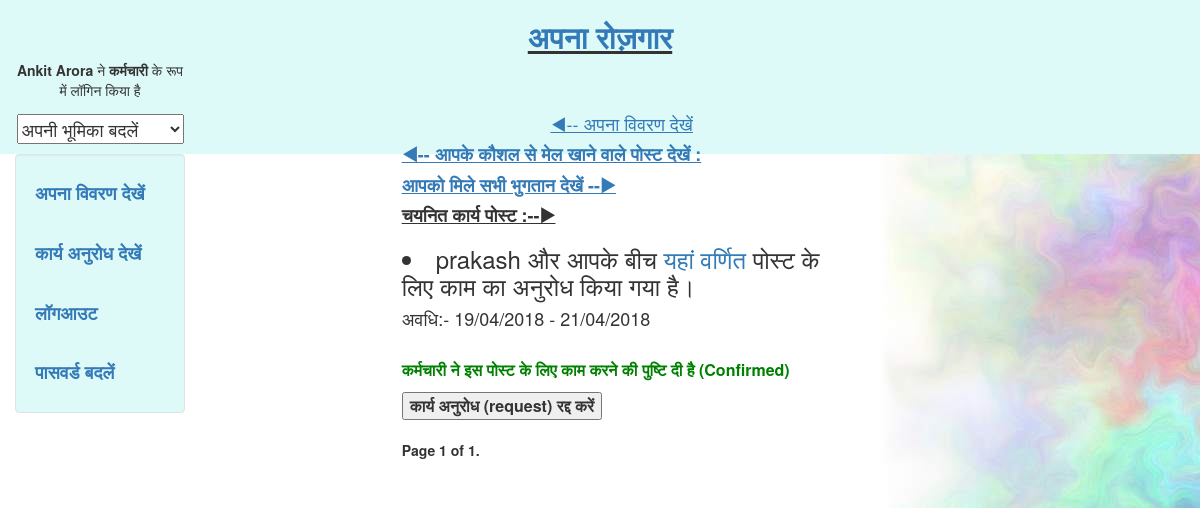
The app's page /confirm_work (signed in) with its own data.
### search/models.py (models this page shows)
class Status(models.Model):
	status_id=models.AutoField(primary_key=True)
	post_id=models.IntegerField(blank = True, null = True)
	user_id=models.IntegerField(blank = True, null = True)
	hirer = models.CharField(max_length = 100,blank = True, null = True) #name of the hirer
	worker = models.CharField(max_length = 100,blank = True, null = True) #name of worker/contractor
	userhirer = models.CharField(max_length = 100,blank = True, null = True)#username of the hirer
	userworker = models.CharField(max_length = 100,blank = True, null = True) #username of worker/contractor
	hirer_status = models.IntegerField(blank = True, null = True) #status of work request w.r.t hirer
	worker_status = models.IntegerField(blank = True, null = True) #status of work request w.r.t worker/contractor
	confirm=models.CharField(max_length = 2,blank = True, null = True) # variable to store whether there is confirmation between hirer and worker or not
	temp=models.CharField(max_length = 2,blank = True, null = True) #temporary variable
	start_date = models.DateField(blank = True, null = True) # dates of the work
	end_date = models.DateField(blank = True, null = True)
	done=models.CharField(max_length = 2,blank = True, null = True)# whether the hirer has given payment and review
	target=models.CharField(max_length = 2,blank = True, null = True)# target of the post (hirer/worker)

### worker/views.py (the view)
# urls.py: url(r'^confirm_work',confirm_work,name = 'confirm_work'),
def confirm_work(request):
  if request.user.username:
    if request.user.profile.loginas=="worker" or request.user.profile.loginas=="contractor":
      if request.user.profile.loginas=="worker":
         target='a'
      else:
        target='b'
      if request.method=="POST" and ('cwchire' in request.POST or 'confirm' in request.POST or 'cwhire' in request.POST):
        post_id=request.POST.get('post_id')
        user_id=request.POST.get('user_id')
        page=request.POST.get('page')
        pq=Status.objects.filter(post_id=post_id,user_id=user_id)
        if len(pq)!=0:
          for pqr in pq:
            if 'cwchire' in request.POST and pqr.hirer_status!=pqr.post_id:
                pqr.delete()
            elif 'cwchire' in request.POST and pqr.hirer_status==pqr.post_id:
              pqr.worker_status=0
              pqr.save()
            elif 'cwhire' in request.POST:
              pqr.worker_status=pqr.post_id
              pqr.save()
            else:
              pqr.done='b'
              pqr.save()
              dataaa=Feedback.objects.get(post_id=post_id,userworker=request.user.username)
              dataaa.done='b'
              dataaa.save()
        selected=Status.objects.filter(userworker=request.user.username,confirm='a',target=target)
        warn=""
        if len(selected)==0:
          warn="आप किसी भी पोस्ट के लिए अभी तक चयनित नहीं हैं।"
        else:
          selected=selected.order_by('-status_id')
        pag = Paginator(selected,3)
        try:
          p = pag.page(int(page))
        except:
           p = pag.page(1)
        return render(request,'worker/confirm_work.html',{'warn':warn,'selected':p})
      else:
        selected=Status.objects.filter(userworker=request.user.username,confirm='a',target=target)
        warn=""
        if len(selected)==0:
          warn="आप किसी भी पोस्ट के लिए अभी तक चयनित नहीं हैं।"
        else:
          selected=selected.order_by('-status_id')
        pag = Paginator(selected,3)
        page = request.GET.get('page',None)
        if not page:
          page='1'
        try:
          p = pag.page(int(page))
        except:
           p = pag.page(1)
        return render(request,'worker/confirm_work.html',{'warn':warn,'selected':p})
    else:
      warn="कृपया पहले कर्मचारी / ठेकेदार के रूप में लॉगिन करें"
      return render(request,'login/form.html',{'warn':warn})
  else:
    warn="कृपया पहले  लॉगिन करें"
    return render(request,'login/form.html',{'warn':warn})

### worker/templates/worker/confirm_work.html (shortened to what this page needs)
{% extends "login/header.html" %}
{% block content %}
<div class ='col-sm-6 col-sm-offset-2'>
  <link rel="stylesheet" href="https://cdnjs.cloudflare.com/ajax/libs/font-awesome/4.7.0/css/font-awesome.min.css">
<h4 align='center'>
          <a href = '/view'><u>&#9664;-- अपना विवरण देखें </u></a>
          </h4>
<h4><b><a href='/pview'><u>&#9664;-- आपके कौशल से मेल खाने वाले पोस्ट देखें :</u></a></b></h4>
<h4><b><a href='/hpay'><u> आपको मिले सभी भुगतान देखें --&#9654;</u></a></b></h4>
    <h4><u><b>चयनित कार्य पोस्ट :--&#9654;</b></u></h4>
     {% for data1 in selected %}
      <h3><li>{{data1.hirer}} और आपके बीच <a href="/detailpost/?data={{data1.post_id}}">यहां वर्णित </a>पोस्ट के लिए काम का अनुरोध किया गया है।</li></h3>
      <h4> अवधि:- {{data1.start_date|date:"d/m/20y"}} - {{data1.end_date|date:"d/m/20y"}}</h4>
      <br>
     <form method="POST" action="">
     <font size = 3.5>
 {% if data1.post_id != data1.worker_status %}
<font color = "green"><p><b>कर्मचारी ने इस पोस्ट के लिए काम करने की पुष्टि दी है लेकिन आपने रद्दीकरण अनुरोध भेजा है</b></p></font>
     <b><button type="submit" name = 'cwhire' > पुनः कार्य अनुरोध (request) करें</button>
{% elif data1.user_id != data1.hirer_status %}
<font color = "green"><p><b>कर्मचारी ने इस पोस्ट के लिए काम करने की पुष्टि दी है लेकिन आपने रद्दीकरण अनुरोध भेजा है</b></p></font>
     <b><button type="submit" name = 'cwchire' >कार्य अनुरोध (request) रद्द करें</button>
      {%else%}
     <font color = "green"><p><b>कर्मचारी ने इस पोस्ट के लिए काम करने की पुष्टि दी है (Confirmed)</b></p></font>
     <b><button type="submit" name = 'cwchire' >कार्य अनुरोध (request) रद्द करें</button>
</font>
  </form>
<br>
   {%endif%}
     {% endfor %}
   <b>
  <div class="pagination">
    <span class="step-links">
        <span class="current">
            Page {{ selected.number }} of {{ selected.paginator.num_pages }}.
        </span>
    </span>
</div>
</div>
{% endblock %}

### login/templates/login/header.html (shortened to what this page needs)
<!DOCTYPE html>
<html lang="en">
 <head>
   {% load staticfiles %}
   <link rel="stylesheet" href="/login/static/login/css/bootstrap.min.css" type = "text/css"/>
   <link rel="stylesheet" href="/login/static/login/css/new.css" type = "text/css"/>
  </head>
<body class="body" >
	<div class="container-fluid" style="min-height:94% ">
		<div class="row">
      <div class = "layer" style = "background-color:#DDFAF9;position: absolute; top: 0; left: 0; width: 100%; height: 15%;">
			  <div class="col-sm-2">
				<br>
        <br>
        <br>
				  <center>
					{% if request.user.username %}
          	<p><b> {{request.user.first_name}}</b> ने
            {% if request.user.profile.loginas == "worker" %} <b>कर्मचारी</b>
            {% elif request.user.profile.loginas == "contractor" %}<b>ठेकेदार</b>
            {% else %}<b>नियोक्ता</b>
            {% endif %}
          के रूप में लॉगिन किया है</p>
          {% endif %}
				  </center>
			  </div>
      </div>
			    <div class="col-sm-8 col-sm-offset-2">
				  <center>
				  <h2><b><u><a href="/about">अपना रोज़गार</a></b></u></h2>
				  </center>
			    </div>
		</div>
		<div class="row">
		  <div class="col-sm-2">
        <div id="sidebar" >
          <center>
          {% if request.user.username %}
                  <h4>
                <form method="post" action="/change_role">
                <select name='loginas' onchange='if(this.value != 0) { this.form.submit(); }'>
                <option value='0'>अपनी भूमिका बदलें</option>
                </select>
                </form>
            </h4>
            {%endif%}
          </center>
        </div>
			<div class="well bs-sidebar" id="sidebar" style="background-color:#DDFAF9">
			  <ul class="nav nav-pills nav-stacked">
			  	{% if request.user.username %}
			  	<h4><b><li><a href = '/view'>अपना विवरण देखें</a></li></b></h4><br>
                <h4><b><li><a href = '/workrequest'>कार्य अनुरोध देखें</a></li></b></h4><br>
			  	<h4><b><li><a href='/logout'>लॉगआउट</a></li></b></h4><br>
                <h4><b> <li><a href = '/change_password'>पासवर्ड बदलें</a></li></b></h4>
			  	{%else%}
				<h4><b><li><a href='/login'>लॉग इन करें</a></li></b></h4><br>
				<h4><b><li><a href='/register'>रजिस्टर करे</a></li></b></h4><br>
                                <h4><b><li><a href='/forgot_password'>पासवर्ड भूल गए?</a></li></b></h4>
				{%endif%}
			  </ul>
			</div>
		  </div>
		  <div class="col-sm-10">
			<div class='container-fluid'>
			   {% block content %}
			   {% endblock %}
			</div>
		  </div>
		</div>
	</div>
  <br>
  <br>
</body>
</html>

### login/templates/login/header.html (style rules this page uses)
html, body { height:100% }
.body { background-image: url("/login/static/login/img/i6.jpg"); position: absolute; width: 100%; z-index: 0; background-repeat: repeat-y; }

### records on screen
Status: hirer "prakash", start_date "19/04/2018", end_date "21/04/2018", shows "कर्मचारी ने इस पोस्ट के लिए काम करने की पुष्टि दी है (Confirmed)", post_id "कार्य अनुरोध (request) रद्द करें"

### other values on screen
{{ request.user.first_name }} "Ankit Arora"
{{ selected.number }} "1"
{{ selected.paginator.num_pages }} "1"
